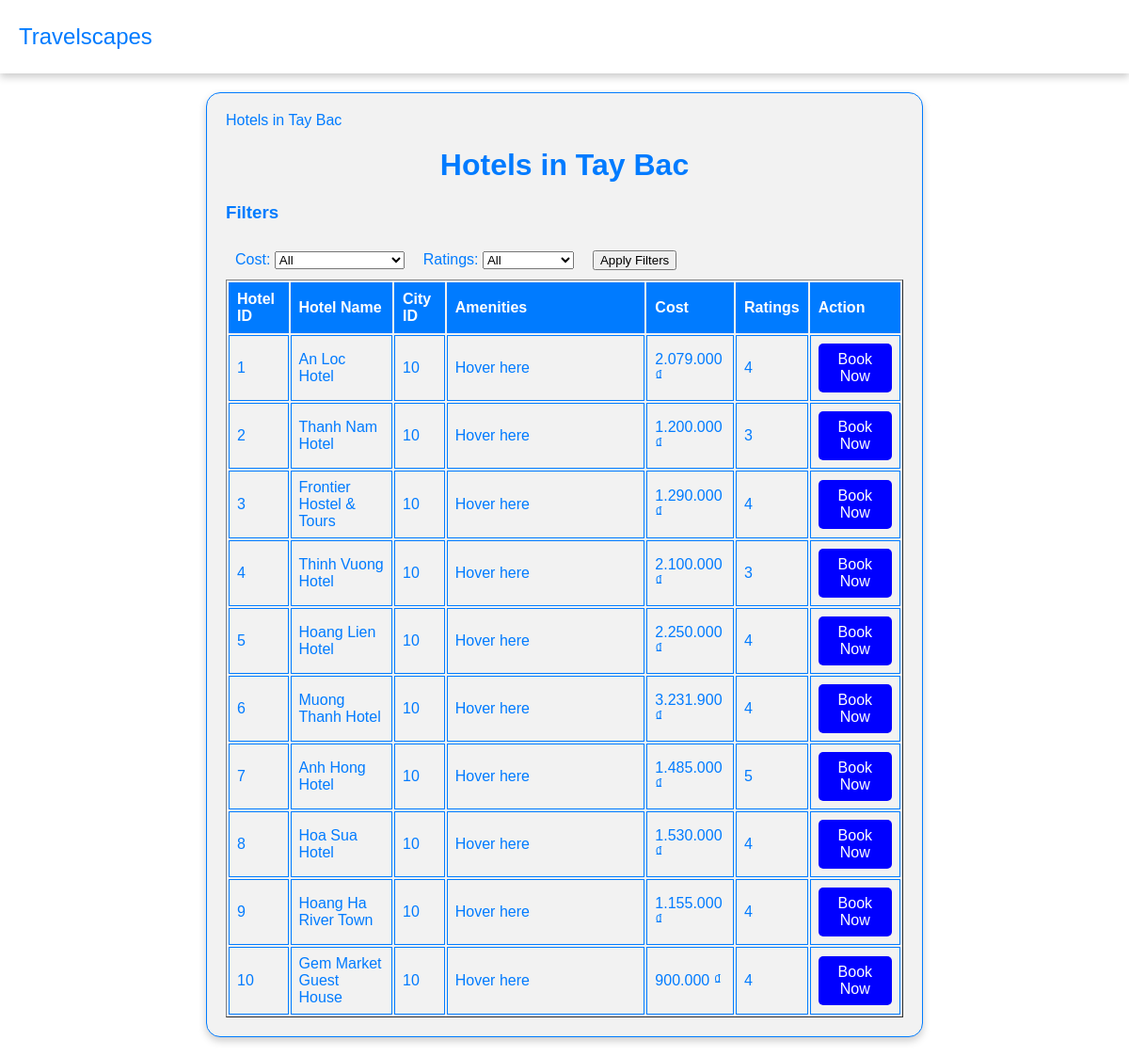
The app's page /view_hotels.php?city_id=10 with its own data.
### tables this page shows
CREATE TABLE `cities` (
  `cityid` int NOT NULL AUTO_INCREMENT,
  `city` varchar(255) NOT NULL,
  `region` varchar(255) NOT NULL,
  `season` varchar(255) NOT NULL,
  `days` int NOT NULL,
  `cost` int NOT NULL,
  PRIMARY KEY (`cityid`)
);

CREATE TABLE `hotels` (
  `hotelid` int NOT NULL AUTO_INCREMENT,
  `hotel` varchar(255) NOT NULL,
  `cityid` int DEFAULT NULL,
  `cost` bigint DEFAULT NULL,
  `amenities` text,
  `ratings` int DEFAULT NULL,
  PRIMARY KEY (`hotelid`),
  KEY `hotels_ibfk_1` (`cityid`),
  CONSTRAINT `hotels_ibfk_1` FOREIGN KEY (`cityid`) REFERENCES `cities` (`cityid`) ON DELETE CASCADE
);

### view_hotels.php (the view, shortened to what this page needs)
<?php
include 'dbconnect.php';
$cityId = $_GET['city_id'];
$cityName = '';
$citySql = "SELECT city FROM cities WHERE cityid = $cityId";
$cityResult = $conn->query($citySql);
if ($cityResult->num_rows > 0) {
    $row = $cityResult->fetch_assoc();
    $cityName = $row['city'];
}
$sql = "SELECT * FROM hotels WHERE cityid = $cityId";
$result = $conn->query($sql);
$selectedCost = isset($_POST["cost"]) ? $_POST["cost"] : "All";
$selectedRatings = isset($_POST["ratings"]) ? $_POST["ratings"] : "All";
?>
<!DOCTYPE html>
<html>
<head>
    <link rel="stylesheet" href="./css/hotels.css">
</head>
<body>
<div class="navbar">
    <span class="logo">Travelscapes</span>
</div>
<div class="content-container">
Hotels in <?php echo $cityName; ?>
    <h1>Hotels in <?php echo $cityName; ?></h1>
    <form method="post" action="<?php echo $_SERVER['PHP_SELF'] . "?city_id=$cityId"; ?>">
        <h3>Filters</h3>
        <div class="filter-container">
            <div class="filter-select">
                <label>Cost:
                    <select name="cost">
                        <option value="All" <?php if ($selectedCost === "All") echo "selected"; ?>>All</option>
                    </select>
                </label>
            </div>
            <div class="filter-select">
                <label>Ratings:
                    <select name="ratings">
                        <option value="All" <?php if ($selectedRatings === "All") echo "selected"; ?>>All</option>
                    </select>
                </label>
            </div>
            <div class="filter-select">
                <input type="submit" value="Apply Filters">
            </div>
        </div>
    </form>
    <?php
    if ($result->num_rows > 0) {
        echo "<table border='1'>";
        echo "<tr>";
        echo "<th>Hotel ID</th>";
        echo "<th>Hotel Name</th>";
        echo "<th>City ID</th>";
        echo "<th class='amenities-column'>Amenities</th>";
        echo "<th>Cost</th>";
        echo "<th>Ratings</th>";
        echo "<th>Action</th>";
        echo "</tr>";
        while ($row = $result->fetch_assoc()) {
            $amenities = explode(',', $row['amenities']);
            echo "<tr>";
            echo "<td>" . $row['hotelid'] . "</td>";
            echo "<td>" . $row['hotel'] . "</td>";
            echo "<td>" . $row['cityid'] . "</td>";
            echo "<td class='amenities-column'>" .
                 "<div class='amenities-list'>" .
                 join("<br>", array_map(function ($index, $amenity) {
                     return "<span class='amenity-item'>{$index}. {$amenity}</span>";
                 }, range(1, count($amenities)), $amenities)) .
                 "</div>" .
                 "Hover here";
            echo "</td>";
            echo "<td>" . number_format($row['cost'], 0, ',', '.') . " ₫</td>";
            echo "<td>" . $row['ratings'] . "</td>";
            echo "<td><a href='booking.php?hotel_id=" . $row['hotelid'] . "' class='book-button'>Book Now</a></td>";
            echo "</tr>";
        }
        echo "</table>";
    } else {
        echo "No hotels found in " . $cityName;
    }
    ?>
    </div>
</body>
</html>

### css/hotels.css (style rules this page uses)
body { background-color: #fff; color: #007bff; font-family: Arial, sans-serif; margin: 0; padding: 0; }
h1 { color: #007bff; text-align: center; margin-top: 20px; }
.filter-container { display: flex; flex-direction: row; align-items: center; }
.filter-select { margin: 10px; }
table { width: 100%; }
th, td { border: 1px solid #007bff; padding: 8px; text-align: left; }
th { background-color: #007bff; color: #fff; }
.amenities-column { width: 30%; transition: width 0.3s; }
.book-button { background-color: #007bff; color: #fff; padding: 8px 16px; text-align: center; text-decoration: none; display: inline-block; border: none; cursor: pointer; border-radius: 5px; }
.book-button { background-color: blue; color: white; padding: 8px 16px; text-align: center; text-decoration: none; display: inline-block; border: none; cursor: pointer; border-radius: 5px; }
.navbar { background-color: white; overflow: hidden; box-shadow: 0px 4px 8px rgba(0, 0, 0, 0.2); padding: 15px 0; }
.logo { float: left; padding: 10px 20px; font-size: 24px; color: #007bff; }
.content-container { background-color: #f2f2f2; border: 1px solid #007bff; border-radius: 15px; box-shadow: 0px 4px 8px rgba(0, 0, 0, 0.2); margin: 20px auto; padding: 20px; width: 60%; }

### records on screen
cities: city "Tay Bac"
hotels: hotelid "1", hotel "An Loc Hotel", cityid "10", cost "2.079.000", ratings "4"
hotels: hotelid "2", hotel "Thanh Nam Hotel", cityid "10", cost "1.200.000", ratings "3"
hotels: hotelid "3", hotel "Frontier Hostel & Tours", cityid "10", cost "1.290.000", ratings "4"
hotels: hotelid "4", hotel "Thinh Vuong Hotel", cityid "10", cost "2.100.000", ratings "3"
hotels: hotelid "5", hotel "Hoang Lien Hotel", cityid "10", cost "2.250.000", ratings "4"
hotels: hotelid "6", hotel "Muong Thanh Hotel", cityid "10", cost "3.231.900", ratings "4"
hotels: hotelid "7", hotel "Anh Hong Hotel", cityid "10", cost "1.485.000", ratings "5"
hotels: hotelid "8", hotel "Hoa Sua Hotel", cityid "10", cost "1.530.000", ratings "4"
hotels: hotelid "9", hotel "Hoang Ha River Town", cityid "10", cost "1.155.000", ratings "4"
hotels: hotelid "10", hotel "Gem Market Guest House", cityid "10", cost "900.000", ratings "4"
